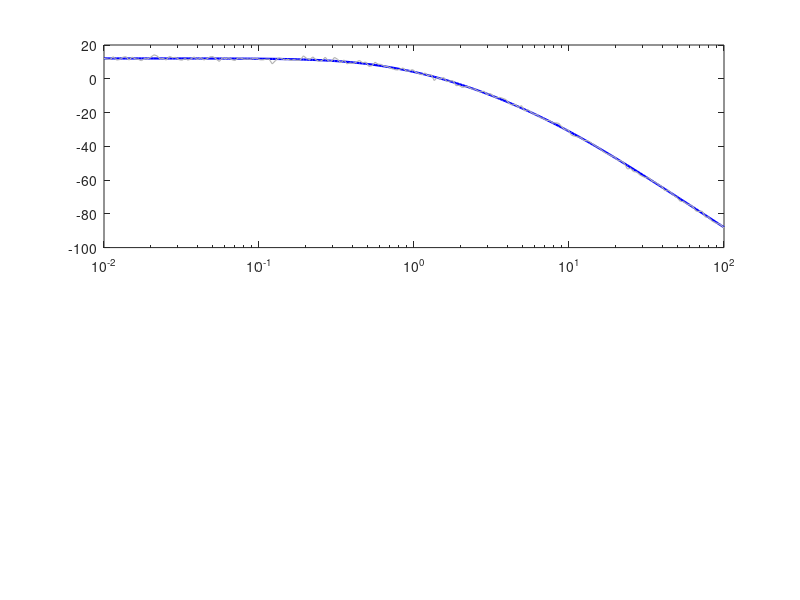

MATLAB code for this plot: (Note: this script raises an error after producing the figure.)
% =========================================================
% Ex.7 — Bode plot identification
% True system: G(s) = 4 / ((1+2s)(1+0.5s)(1+0.1s))
% =========================================================
clear; clc; close all;

%% --- True system ---
G_true = tf(4, conv([2,1], conv([0.5,1],[0.1,1])));

%% --- Generate noisy frequency response data ---
omega = logspace(-2, 2, 200)';    % [rad/s], log-spaced
[mag_true, phase_true] = bode(G_true, omega);
mag_true   = squeeze(mag_true);
phase_true = squeeze(phase_true);

rng(42);
mag_dB_true   = 20*log10(mag_true);
mag_dB_noisy  = mag_dB_true   + 0.8*randn(size(mag_dB_true));
phase_noisy   = phase_true + 2.5*randn(size(phase_true));

%% --- Figure 1: Bode plot (noisy) ---
figure('Name','Ex7 Fig1 - Bode diagram');
subplot(2,1,1);
semilogx(omega, mag_dB_true,'b','LineWidth',1.6); hold on;
semilogx(omega, mag_dB_noisy,'Color',[0.7 0.7 0.7],'LineWidth',0.8);
% Mark break frequencies
xline(0.5,'r--','$1/\tau_1=0.5$','Interpreter','latex','LabelVerticalAlignment','bottom');
xline(2.0,'r--','$1/\tau_2=2$','Interpreter','latex','LabelVerticalAlignment','bottom');
xline(10, 'r--','$1/\tau_3=10$','Interpreter','latex','LabelVerticalAlignment','bottom');
yline(12,'k:','$|k|_{dB}=12$','Interpreter','latex');
grid on;
ylabel('Magnitude [dB]','Interpreter','latex');
title('Bode diagram: true (blue) and noisy (grey)','Interpreter','latex');
legend('True','Noisy','Interpreter','latex','Location','southwest');

subplot(2,1,2);
semilogx(omega, phase_true,'b','LineWidth',1.6); hold on;
semilogx(omega, phase_noisy,'Color',[0.7 0.7 0.7],'LineWidth',0.8);
grid on;
xlabel('$\omega$ [rad/s]','Interpreter','latex');
ylabel('Phase [deg]','Interpreter','latex');

%% --- Step 1: Graphical reading ---
k_graph   = 4.0;
tau1_graph = 1/0.5;    % = 2.0
tau2_graph = 1/2.0;    % = 0.5
tau3_graph = 1/10.0;   % = 0.1

G_graph = tf(k_graph, conv([tau1_graph,1], conv([tau2_graph,1],[tau3_graph,1])));
fprintf('Graphical estimate: G(s) = %.1f / ((1+%.1fs)(1+%.1fs)(1+%.1fs))\n',...
    k_graph, tau1_graph, tau2_graph, tau3_graph);

%% --- Verification at omega = 2 ---
H2 = freqresp(G_true, 2);
fprintf('\nAt omega=2: |G|=%.4f=%.1f dB, phase=%.1f deg\n',...
    abs(H2), 20*log10(abs(H2)), angle(H2)*180/pi);
H2g = freqresp(G_graph, 2);
fprintf('Graphical: |G_hat|=%.4f=%.1f dB, phase=%.1f deg\n',...
    abs(H2g), 20*log10(abs(H2g)), angle(H2g)*180/pi);

%% --- Step 2: Numerical refinement using tfest (Sysid Toolbox) ---
% Build iddata from frequency response
frd_data = idfrd(mag_dB_noisy .* exp(1j*phase_noisy*pi/180), omega, 0);

% Estimate 3-pole, 0-zero transfer function
np = 3; nz = 0;
opt = tfestOptions('Display','off');
G_tfest = tfest(frd_data, np, nz, opt);
fprintf('\ntfest result:\n');
disp(G_tfest);

[mag_fit, phase_fit] = bode(G_tfest, omega);
mag_fit   = 20*log10(squeeze(mag_fit));
phase_fit = squeeze(phase_fit);

%% --- Figure 2: comparison ---
figure('Name','Ex7 Fig2 - Graphical vs tfest');
subplot(2,1,1);
semilogx(omega, mag_dB_noisy,'Color',[0.7 0.7 0.7],'LineWidth',0.8); hold on;
[mg,pg] = bode(G_graph,omega);
semilogx(omega, 20*log10(squeeze(mg)),'b--','LineWidth',1.6);
semilogx(omega, mag_fit,'r-','LineWidth',1.6);
grid on;
ylabel('Magnitude [dB]','Interpreter','latex');
legend('Noisy data','Graphical','{\tt tfest}','Interpreter','latex','Location','southwest');
title('Bode magnitude: graphical vs.\ {\tt tfest}','Interpreter','latex');

subplot(2,1,2);
semilogx(omega, phase_noisy,'Color',[0.7 0.7 0.7],'LineWidth',0.8); hold on;
semilogx(omega, squeeze(pg),'b--','LineWidth',1.6);
semilogx(omega, phase_fit,'r-','LineWidth',1.6);
grid on;
xlabel('$\omega$ [rad/s]','Interpreter','latex');
ylabel('Phase [deg]','Interpreter','latex');

%% --- Residual power spectral density ---
[mg_true2,~] = bode(G_true,omega);
mag_true2 = 20*log10(squeeze(mg_true2));
Svv = (pi/(omega(end)-omega(1))) * sum((mag_dB_noisy - mag_fit).^2);
fprintf('Residual spectral power Svv = %.4f\n', Svv);
